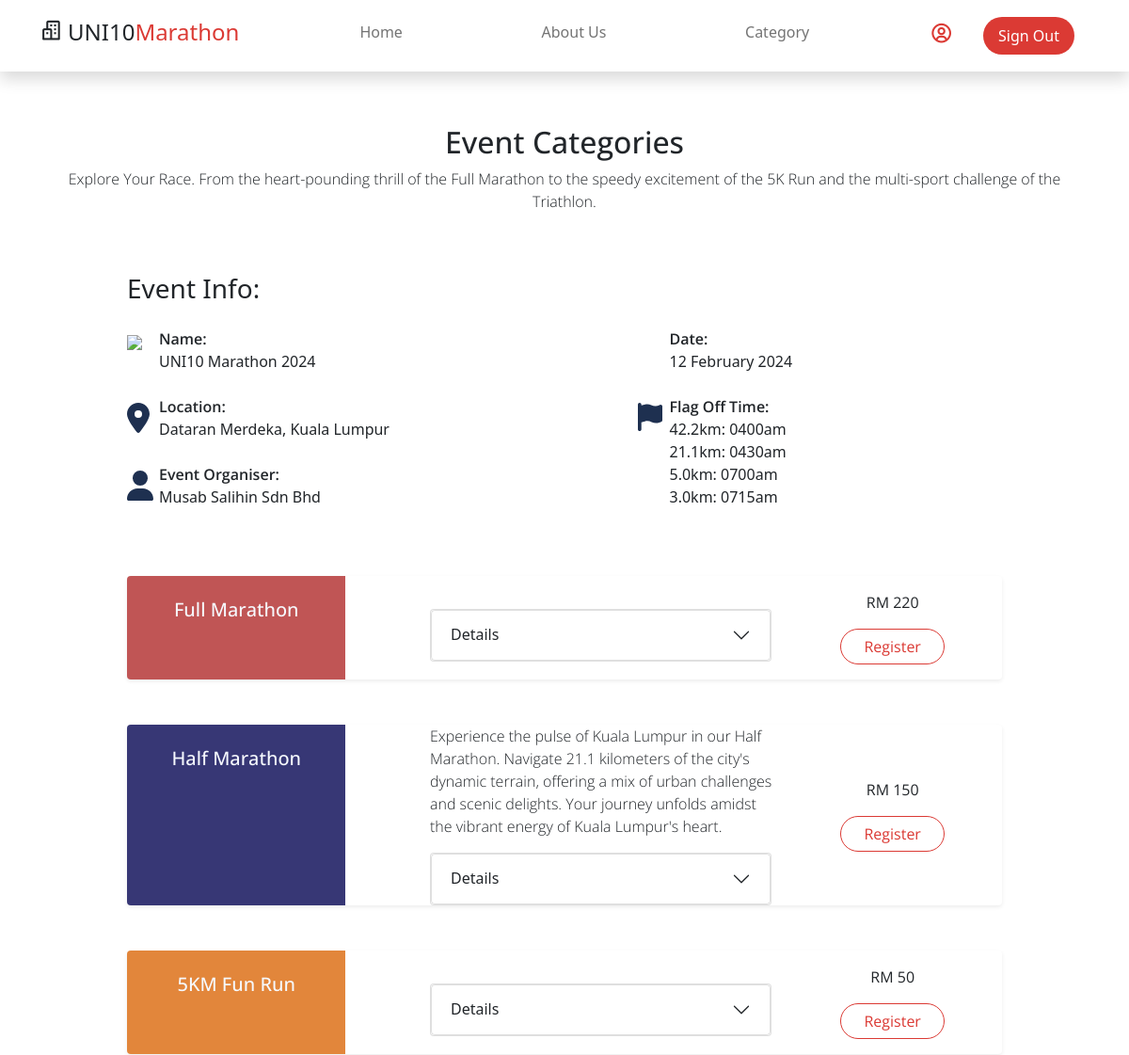
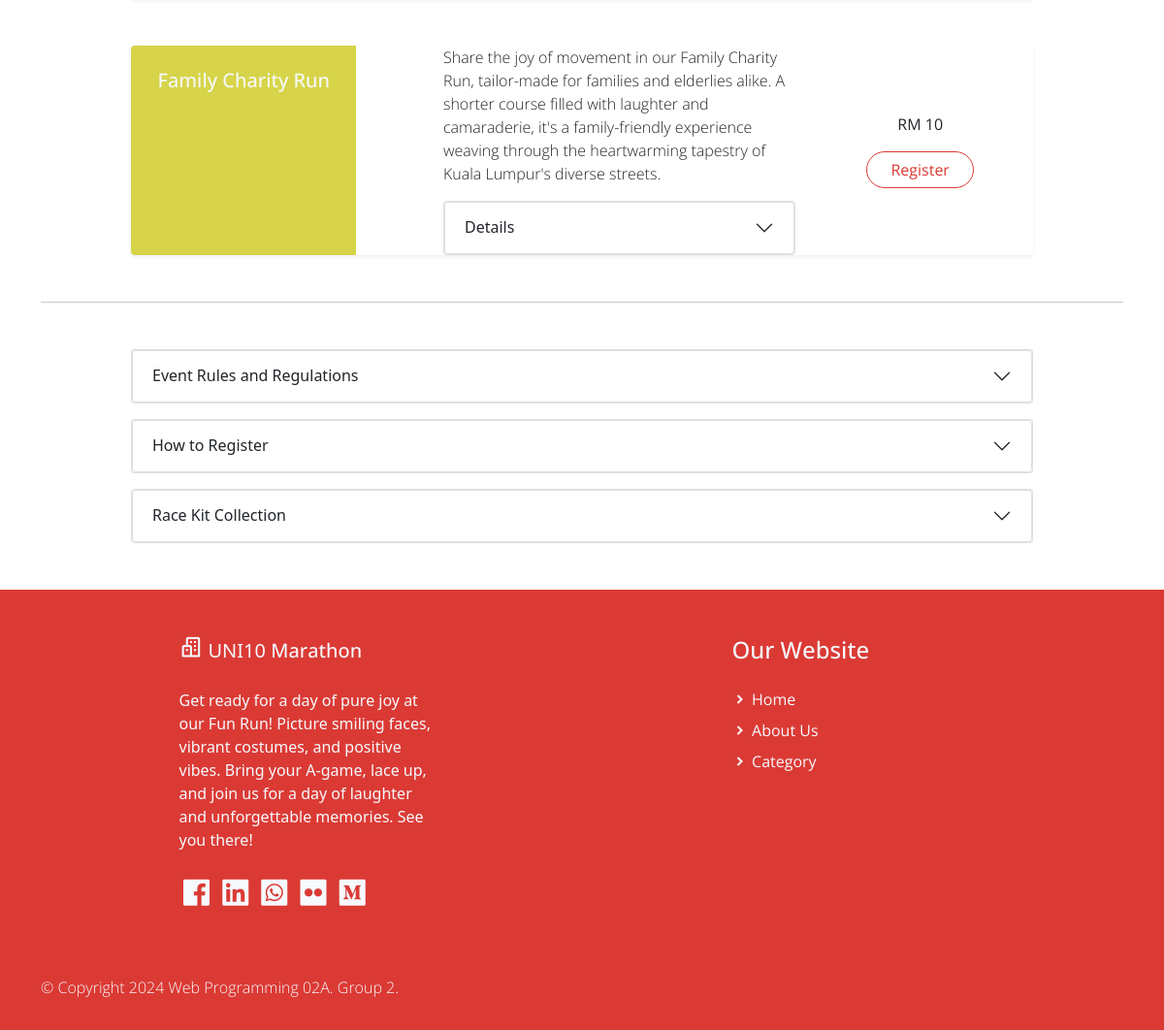
The app's page /category.php (signed in) with its own data (2 pictures, top to bottom).
### tables this page shows
CREATE TABLE IF NOT EXISTS `categories` (
  `id` int NOT NULL AUTO_INCREMENT,
  `category_name` varchar(50) NOT NULL,
  `distance` float NOT NULL,
  `type` varchar(50) NOT NULL,
  `fo_time` varchar(10) NOT NULL,
  `co_time` varchar(10) NOT NULL,
  `description` varchar(300) DEFAULT NULL,
  `min_age` int DEFAULT NULL,
  `price` int NOT NULL,
  `quota` int DEFAULT NULL,
  `current_participants` int NOT NULL DEFAULT '0',
  PRIMARY KEY (`id`)
);

### category.php (the view, shortened to what this page needs)
<!DOCTYPE html>
<html lang="en">
<head>
    <link href="assets/css/boxicon.min.css" rel="stylesheet">
    <link rel="stylesheet" href="assets/css/templatemo.css">
    <link rel="stylesheet" href="assets/css/custom.css">
    <link href="https://cdn.jsdelivr.net/npm/bootstrap@5.0.2/dist/css/bootstrap.min.css" rel="stylesheet"
>
    <link href="assets/css/bootstrap.css" rel="stylesheet">
</head>
<body>
    <?php
    include('connect.php');
    $sql = "SELECT * FROM categories";
    $result = mysqli_query($con, $sql);
    $colors = array('rgba(163, 5, 5, 0.678)', 'rgb(55, 55, 117)', 'rgb(226, 134, 59)', 'rgba(209, 206, 46,0.87)');
    ?>
    <?php include("component/navbarParticipant.php"); ?>
    <div class="container py-5">
        <h1 class="h2 semi-bold-600 text-center mt-2">Event Categories</h1>
        <p class="text-center pb-5 light-300">Explore Your Race. From the heart-pounding thrill of the Full Marathon
            to the speedy excitement of the 5K Run and the multi-sport challenge of the Triathlon.
        </p>
        <div class="m-auto col-10">
            <h3 class="m-auto d-flex mb-4">Event Info:</h3>
            <div class="d-flex justify-content-between m-auto">
                <div class="col-5 ">
                    <div>
                        <p class="col-10 d-flex me-4 my-2" style="float:left; width: 10px; height: 32px;">
                            <img src="assets/img/calendar-day-solid.svg">
                        </p>
                        <p class="col-10 d-flex semi-bold-600 mb-0"> Name:</p>
                        <p class="col-10 d-flex mb-4"> UNI10 Marathon 2024</p>
                    </div>
                    <div>
                        <p class="col-10 d-flex me-4 my-2" style="float:left; ; width: 10px; height: 32px;"> <img
                                src="assets/img/a-location-dot-solid.svg" alt=""></p>
                        <p class="col-10 d-flex semi-bold-600 mb-0"> Location:</p>
                        <p class="col-10 d-flex mb-4"> Dataran Merdeka, Kuala Lumpur</p>
                    </div>
                    <div>
                        <p class="col-10 d-flex me-4 my-2" style="float:left; ; width: 10px; height: 32px;"> <img
                                src="assets/img/user.svg" alt=""></p>
                        <p class="col-10 d-flex semi-bold-600 mb-0"> Event Organiser:</p>
                        <p class="col-10 d-flex mb-4"> Musab Salihin Sdn Bhd</p>
                    </div>
                </div>
                <div class="col-5">
                    <div>
                        <p class="col-10 d-flex me-4 my-2" style="float:left; ; width: 10px; height: 32px;"> <img
                                src="assets/img/date.svg" alt=""></p>
                        <p class="col-10 d-flex semi-bold-600 mb-0"> Date:</p>
                        <p class="col-10 d-flex mb-4"> 12 February 2024</p>
                    </div>
                    <div>
                        <p class="col-10 d-flex me-4 my-2" style="float:left; ; width: 10px; height: 30px;"> <img
                                src="assets/img/start.svg" alt=""></p>
                        <p class="col-10 d-flex semi-bold-600 mb-0"> Flag Off Time:</p>
                        <p class="col-10 d-flex mb-4"> 42.2km: 0400am <br>
                            21.1km: 0430am <br>
                            5.0km: 0700am <br>
                            3.0km: 0715am </p>
                    </div>
                </div>
            </div>
        </div>
        <?php
        $index = 0;
        while ($row = mysqli_fetch_array($result)) {
            ?>
            <div id="<?php echo $row['tag'] ?>"
                class="pricing-horizontal row col-10 m-auto mt-5 d-flex shadow-sm rounded overflow-hidden bg-white">
                <div class="pricing-horizontal-icon col-md-3 text-center text-light py-4"
                    style="background-color: <?php echo $colors[$index] ?>;">
                    <h5 class="h5 semi-bold-600 pb-4 light-300">
                        <?php echo $row['category_name']; ?>
                    </h5>
                </div>
                <div
                    class="pricing-horizontal-body offset-lg-1 col-md-6 col-lg-5 d-flex align-items-center pl-4 pt-lg-0 pt-4">
                    <div class="w-100">
                        <p class="mb-3 light-300">
                            <?php echo $row['description'] ?>
                        </p>
                        <div class="accordion w-100 bg-white" id="accordion<?php echo $row['tag']; ?>">
                            <div class="accordion-item ">
                                <h2 class="accordion-header" id="heading<?php echo $row['tag']; ?>">
                                    <button class="accordion-button collapsed" type="button" data-bs-toggle="collapse"
                                        data-bs-target="#collapse<?php echo $row['tag']; ?>" aria-expanded="true"
                                        aria-controls="collapse<?php echo $row['tag']; ?>">
                                        Details
                                    </button>
                                </h2>
                            </div>
                        </div>
                    </div>
                </div>
                <div class="pricing-horizontal-tag col-md-3 text-center pt-3 d-flex align-items-center">
                    <div class="w-100 light-300">
                        <p>RM
                            <?php echo $row['price'] ?>
                        </p>
                        <a href="#" class="btn rounded-pill px-4 btn-outline-primary mb-3"
                            onclick="togglePopup<?php echo $row['id'] ?>()">Register</a>
                    </div>
                </div>
            </div>
            <?php
            if ($index < 3) {
                $index +=1;
            } else {
                $index = 0;
            }
        }
        ?>
        <hr class="mt-5">
        <div class="accordion col-10 m-auto mt-5 bg-light" id="accordionRulesRegulations">
            <div class="accordion-item">
                <h2 class="accordion-header" id="headingRulesRegulations">
                    <button class="accordion-button collapsed" type="button" data-bs-toggle="collapse"
                        data-bs-target="#collapseRulesRegulations" aria-expanded="false"
                        aria-controls="collapseRulesRegulations">
                        Event Rules and Regulations
                    </button>
                </h2>
            </div>
        </div>
        <div class="accordion col-10 m-auto mt-3 bg-light" id="accordionRegistrationInfo">
            <div class="accordion-item">
                <h2 class="accordion-header" id="headingRegistrationInfo">
                    <button class="accordion-button collapsed" type="button" data-bs-toggle="collapse"
                        data-bs-target="#collapseRegistrationInfo" aria-expanded="false"
                        aria-controls="collapseRegistrationInfo">
                        How to Register
                    </button>
                </h2>
            </div>
        </div>
        <div class="accordion col-10 m-auto mt-3 bg-light" id="accordionRaceKitCollection">
            <div class="accordion-item">
                <h2 class="accordion-header" id="headingRaceKitCollection">
                    <button class="accordion-button collapsed" type="button" data-bs-toggle="collapse"
                        data-bs-target="#collapseRaceKitCollection" aria-expanded="false"
                        aria-controls="collapseRaceKitCollection">
                        Race Kit Collection
                    </button>
                </h2>
            </div>
        </div>
    </div>
    <?php include("component/footer.php"); ?>
</body>
</html>

### assets/css/templatemo.css (style rules this page uses)
html { font-family: 'Open Sans', sans-serif; }
p, a { font-weight: 400; }
.h2 { font-size: 40px; }
.light-300 { font-family: 'Open Sans', sans-serif !important; font-weight: 300; }
.semi-bold-600 { font-family: 'Open Sans', sans-serif !important; font-weight: 600; }
.pricing-table, .pricing-horizontal { border-radius: 15px !important; }

### records on screen
categories: category_name "Full Marathon", price "220"
categories: category_name "Half Marathon", description "Experience the pulse of Kuala Lumpur in our Half Marathon. Navigate 21.1 kilometers of the city's dynamic terrain, offering a mix of urban challenges and scenic delights. Your journey unfolds amidst the vibrant energy of Kuala Lumpur's heart.", price "150"
categories: category_name "5KM Fun Run", price "50"
categories: category_name "Family Charity Run", description "Share the joy of movement in our Family Charity Run, tailor-made for families and elderlies alike. A shorter course filled with laughter and camaraderie, it's a family-friendly experience weaving through the heartwarming tapestry of Kuala Lumpur's diverse streets.", price "10"
